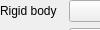
          <widget class="gui::CollapsibleWidget" name="fixture">
           <property name="sizePolicy">
            <sizepolicy hsizetype="Preferred" vsizetype="Maximum">
             <horstretch>0</horstretch>
             <verstretch>0</verstretch>
            </sizepolicy>
           </property>
           <property name="icon" stdset="0">
            <iconset resource="../resource/resource.qrc">
             <normaloff>:/16x16_ico_png/physics.png</normaloff>:/16x16_ico_png/physics.png</iconset>
           </property>
           <property name="iconVisible" stdset="0">
            <bool>true</bool>
           </property>
           <property name="collapsed" stdset="0">
            <bool>true</bool>
           </property>
           <property name="text" stdset="0">
            <string>Rigid Body Fixture</string>
           </property>
           <property name="frameShape" stdset="0">
            <enum>QFrame::NoFrame</enum>
           </property>
           <widget class="QWidget" name="page_8">
            <layout class="QVBoxLayout" name="verticalLayout_30">
             <item>
              <layout class="QGridLayout" name="gridLayout_4">
               <property name="leftMargin">
                <number>0</number>
               </property>
               <property name="topMargin">
                <number>0</number>
               </property>
               <property name="rightMargin">
                <number>0</number>
               </property>
               <property name="bottomMargin">
                <number>0</number>
               </property>
               <item row="0" column="0">
                <widget class="QLabel" name="label_50">
                 <property name="text">
                  <string>Rigid body</string>
                 </property>
                </widget>
               </item>
               <item row="2" column="0">
                <widget class="QLabel" name="label_52">
                 <property name="text">
                  <string>Polygon</string>
                 </property>
                </widget>
               </item>
               <item row="2" column="1">
                <widget class="QComboBox" name="fxPolygon"/>
               </item>
               <item row="5" column="1">
                <layout class="QHBoxLayout" name="horizontalLayout_15">
                 <item>
                  <widget class="QDoubleSpinBox" name="fxDensity">
                   <property name="sizePolicy">
                    <sizepolicy hsizetype="Preferred" vsizetype="Fixed">
                     <horstretch>0</horstretch>
                     <verstretch>0</verstretch>
                    </sizepolicy>
                   </property>
                   <property name="specialValueText">
                    <string>Same as Rigid Body</string>
                   </property>
                   <property name="suffix">
                    <string> kg/m²</string>
                   </property>
                   <property name="minimum">
                    <double>-0.010000000000000</double>
                   </property>
                   <property name="singleStep">
                    <double>0.100000000000000</double>
                   </property>
                   <property name="stepType">
                    <enum>QAbstractSpinBox::AdaptiveDecimalStepType</enum>
                   </property>
                   <property name="value">
                    <double>-0.010000000000000</double>
                   </property>
                  </widget>
                 </item>
                 <item>
                  <widget class="QToolButton" name="btnResetFxDensity">
                   <property name="toolTip">
                    <string>Reset idle track to nothing</string>
                   </property>
                   <property name="text">
                    <string>...</string>
                   </property>
                   <property name="icon">
                    <iconset resource="../resource/resource.qrc">
                     <normaloff>:/16x16_ico_png/reset.png</normaloff>:/16x16_ico_png/reset.png</iconset>
                   </property>
                   <property name="autoRaise">
                    <bool>false</bool>
                   </property>
                   <property name="arrowType">
                    <enum>Qt::NoArrow</enum>
                   </property>
                  </widget>
                 </item>
                </layout>
               </item>
               <item row="4" column="1">
                <layout class="QHBoxLayout" name="horizontalLayout_14">
                 <item>
                  <widget class="QDoubleSpinBox" name="fxBounciness">
                   <property name="sizePolicy">
                    <sizepolicy hsizetype="Preferred" vsizetype="Fixed">
                     <horstretch>0</horstretch>
                     <verstretch>0</verstretch>
                    </sizepolicy>
                   </property>
                   <property name="specialValueText">
                    <string>Same as Rigid Body</string>
                   </property>
                   <property name="minimum">
                    <double>-0.010000000000000</double>
                   </property>
                   <property name="maximum">
                    <double>1.000000000000000</double>
                   </property>
                   <property name="singleStep">
                    <double>0.010000000000000</double>
                   </property>
                   <property name="stepType">
                    <enum>QAbstractSpinBox::AdaptiveDecimalStepType</enum>
                   </property>
                   <property name="value">
                    <double>-0.010000000000000</double>
                   </property>
                  </widget>
                 </item>
                 <item>
                  <widget class="QToolButton" name="btnResetFxBounciness">
                   <property name="toolTip">
                    <string>Reset idle track to nothing</string>
                   </property>
                   <property name="text">
                    <string>...</string>
                   </property>
                   <property name="icon">
                    <iconset resource="../resource/resource.qrc">
                     <normaloff>:/16x16_ico_png/reset.png</normaloff>:/16x16_ico_png/reset.png</iconset>
                   </property>
                   <property name="autoRaise">
                    <bool>false</bool>
                   </property>
                   <property name="arrowType">
                    <enum>Qt::NoArrow</enum>
                   </property>
                  </widget>
                 </item>
                </layout>
               </item>
               <item row="3" column="0">
                <widget class="QLabel" name="label_51">
                 <property name="text">
                  <string>Friction</string>
                 </property>
                </widget>
               </item>
               <item row="5" column="0">
                <widget class="QLabel" name="label_49">
                 <property name="text">
                  <string>Density</string>
                 </property>
                </widget>
               </item>
               <item row="1" column="1">
                <widget class="QComboBox" name="fxShape">
                 <property name="sizePolicy">
                  <sizepolicy hsizetype="Expanding" vsizetype="Fixed">
                   <horstretch>0</horstretch>
                   <verstretch>0</verstretch>
                  </sizepolicy>
                 </property>
                </widget>
               </item>
               <item row="3" column="1">
                <layout class="QHBoxLayout" name="horizontalLayout_13">
                 <item>
                  <widget class="QDoubleSpinBox" name="fxFriction">
                   <property name="sizePolicy">
                    <sizepolicy hsizetype="Preferred" vsizetype="Fixed">
                     <horstretch>0</horstretch>
                     <verstretch>0</verstretch>
                    </sizepolicy>
                   </property>
                   <property name="specialValueText">
                    <string>Same as Rigid Body</string>
                   </property>
                   <property name="minimum">
                    <double>-0.010000000000000</double>
                   </property>
                   <property name="maximum">
                    <double>1.000000000000000</double>
                   </property>
                   <property name="singleStep">
                    <double>0.010000000000000</double>
                   </property>
                   <property name="stepType">
                    <enum>QAbstractSpinBox::AdaptiveDecimalStepType</enum>
                   </property>
                   <property name="value">
                    <double>-0.010000000000000</double>
                   </property>
                  </widget>
                 </item>
                 <item>
                  <widget class="QToolButton" name="btnResetFxFriction">
                   <property name="toolTip">
                    <string>Reset idle track to nothing</string>
                   </property>
                   <property name="text">
                    <string>...</string>
                   </property>
                   <property name="icon">
                    <iconset resource="../resource/resource.qrc">
                     <normaloff>:/16x16_ico_png/reset.png</normaloff>:/16x16_ico_png/reset.png</iconset>
                   </property>
                   <property name="autoRaise">
                    <bool>false</bool>
                   </property>
                   <property name="arrowType">
                    <enum>Qt::NoArrow</enum>
                   </property>
                  </widget>
                 </item>
                </layout>
               </item>
               <item row="1" column="0">
                <widget class="QLabel" name="label_38">
                 <property name="text">
                  <string>Shape</string>
                 </property>
                </widget>
               </item>
               <item row="0" column="1">
                <widget class="QComboBox" name="fxBody">
                 <property name="sizePolicy">
                  <sizepolicy hsizetype="Expanding" vsizetype="Fixed">
                   <horstretch>0</horstretch>
                   <verstretch>0</verstretch>
                  </sizepolicy>
                 </property>
                 <property name="placeholderText">
                  <string>Invalid Rigid Body</string>
                 </property>
                </widget>
               </item>
               <item row="4" column="0">
                <widget class="QLabel" name="label_36">
                 <property name="text">
                  <string>Bounciness</string>
                 </property>
                </widget>
               </item>
               <item row="6" column="1">
                <widget class="QCheckBox" name="fxIsSensor">
                 <property name="text">
                  <string>Sensor only</string>
                 </property>
                </widget>
               </item>
               <item row="6" column="0">
                <widget class="QLabel" name="label_19">
                 <property name="text">
                  <string>Flags</string>
                 </property>
                </widget>
               </item>
               <item row="7" column="0" colspan="2">
                <widget class="QPushButton" name="btnDelFixture">
                 <property name="text">
                  <string>Remove Rigid Body Fixture</string>
                 </property>
                 <property name="icon">
                  <iconset resource="../resource/resource.qrc">
                   <normaloff>:/16x16_ico_png/delete.png</normaloff>:/16x16_ico_png/delete.png</iconset>
                 </property>
                </widget>
               </item>
              </layout>
             </item>
            </layout>
           </widget>
          </widget>
